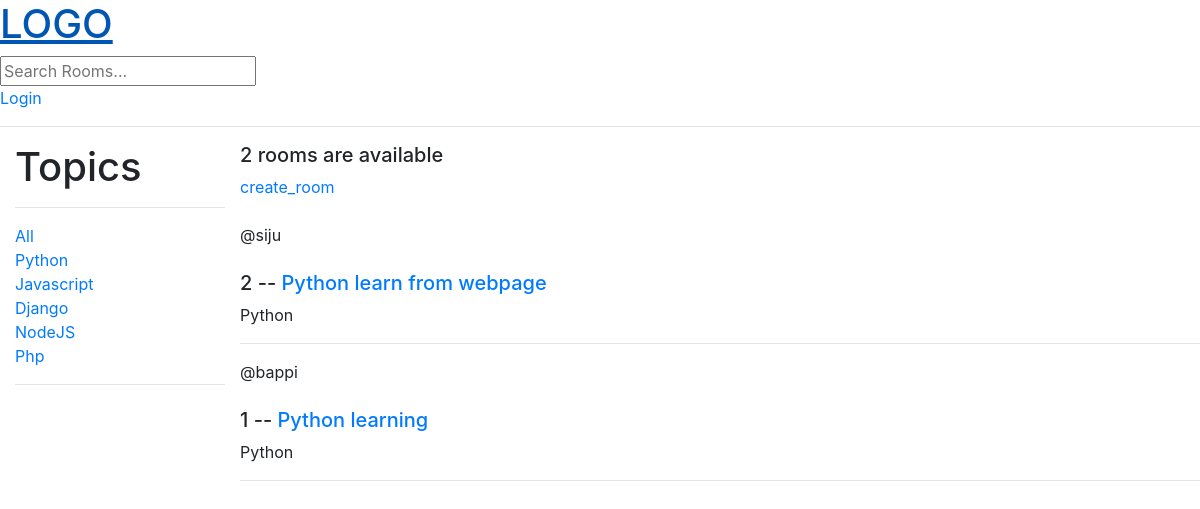
The page / on the database its author committed.
### base/models.py (models this page shows, shortened)
class Topic(models.Model):
    name = models.CharField(max_length=200)

class Rooms(models.Model):
    host = models.ForeignKey(User, on_delete=models.SET_NULL, null=True)
    topic = models.ForeignKey(Topic, on_delete=models.SET_NULL, null=True)
    name = models.CharField(max_length=200)
    description = models.TextField(null=True, blank=True)
    participants = models.ManyToManyField(User, related_name='participants', blank=True)
    updated = models.DateTimeField(auto_now=True)
    created = models.DateTimeField(auto_now_add=True)
    class Meta:
        ordering = ['-updated','-created']

### base/views.py (the view)
# urls.py: path('',views.home, name ="home"),
def home(request):
    q = request.GET.get('q') if request.GET.get('q') != None else ''
    print(q)
    rooms = Rooms.objects.filter(Q(topic__name__icontains =q) |
        Q(description__icontains=q) |
        Q(name__icontains=q)
        )
    topics = Topic.objects.all()
    room_count = rooms.count()
    context = {'rooms': rooms,'topics':topics, 'room_count': room_count}
    return  render(request, 'base/home.html',context)

### base/templates/base/home.html (shortened to what this page needs)
{% extends 'base/main.html' %}
{% block content%}
    <div class="home-container">
        <div>
            <div class="container">
                <h1>Topics</h1>
            <hr>
            <div>
                <a href="{% url 'home' %}"> All </a>
            </div>
            {% for topic in topics %}
                <div>
                    <a href="{% url 'home' %}?q={{topic.name}}"> {{ topic.name  }} </a>
                </div>
            {% endfor %}
            <hr>
            </div>
        </div>
        <div>
            <h5>{{ room_count }} rooms are available</h5>
            <a href="{% url 'create_room' %}">create_room</a>
            <br><br>
            <div>
                {% for room in rooms %}
                    <div>
                        <span>@{{ room.host.username }}</span><br><br>
                        <h5>{{ room.id}} -- <a href="{% url 'room' room.id %}"> {{ room.name }} </a> </h5>
                        <span>{{ room.topic.name }}</span>
                        <hr>
                    </div>
                {% endfor %}
            </div>
        </div>
    </div>
{% endblock %}

### base/templates/base/main.html (shortened to what this page needs)
<!DOCTYPE html>
<html lang="en">
<head>
    <link rel="stylesheet" href="https://cdn.jsdelivr.net/npm/bootstrap@4.0.0/dist/css/bootstrap.min.css" >
</head>
<body>
    {% include 'base/navbar.html' %}
    {% block content %}
    {% endblock %}
</body>
</html>

### base/templates/base/navbar.html
<a href="/">
    <h1>LOGO</h1>
</a>
<form method="GET" action="{% url 'home' %}">
    <input type="text" name="q" placeholder="Search Rooms...">
</form>
{% if request.user.is_authenticated %}
<p>Hello {{ request.user }}</p>
<a href="{% url 'logout' %}">logout</a>
{% else %}
<a href="{% url 'login' %}">Login</a>
{% endif %}
<hr>

### base/templates/base/home.html (style rules this page uses)
.home-container { display: grid; grid-template-columns: 1fr 4fr; }

### rows shown on the page
Topic: name "Python"
Topic: name "Javascript"
Topic: name "Django"
Topic: name "NodeJS"
Topic: name "Php"
Rooms: host.username "siju", id "2", name "Python learn from webpage", topic.name "Python"
Rooms: host.username "bappi", id "1", name "Python learning", topic.name "Python"

### other values the page prints
{{ room_count }} "2"
